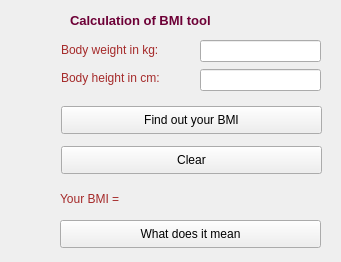
<?xml version="1.0" encoding="UTF-8"?>
<ui version="4.0">
 <class>Cal_bmi_window</class>
 <widget class="QMainWindow" name="Cal_bmi_window">
  <property name="geometry">
   <rect>
    <x>0</x>
    <y>0</y>
    <width>341</width>
    <height>262</height>
   </rect>
  </property>
  <property name="windowTitle">
   <string>MainWindow</string>
  </property>
  <widget class="QWidget" name="centralwidget">
   <widget class="QLabel" name="weight">
    <property name="geometry">
     <rect>
      <x>61</x>
      <y>41</y>
      <width>119</width>
      <height>18</height>
     </rect>
    </property>
    <property name="styleSheet">
     <string notr="true">font-size: 20px; color : brown</string>
    </property>
    <property name="text">
     <string>&lt;html&gt;&lt;head/&gt;&lt;body&gt;&lt;p&gt;&lt;span style=&quot; font-size:9pt;&quot;&gt;Body weight in kg:&lt;/span&gt;&lt;/p&gt;&lt;/body&gt;&lt;/html&gt;</string>
    </property>
   </widget>
   <widget class="QLabel" name="height">
    <property name="geometry">
     <rect>
      <x>61</x>
      <y>69</y>
      <width>122</width>
      <height>18</height>
     </rect>
    </property>
    <property name="styleSheet">
     <string notr="true">font-size: 20px; color : brown</string>
    </property>
    <property name="text">
     <string>&lt;html&gt;&lt;head/&gt;&lt;body&gt;&lt;p&gt;&lt;span style=&quot; font-size:9pt;&quot;&gt;Body height in cm:&lt;/span&gt;&lt;/p&gt;&lt;/body&gt;&lt;/html&gt;</string>
    </property>
   </widget>
   <widget class="QPushButton" name="button_find">
    <property name="geometry">
     <rect>
      <x>61</x>
      <y>106</y>
      <width>261</width>
      <height>28</height>
     </rect>
    </property>
    <property name="text">
     <string>Find out your BMI</string>
    </property>
   </widget>
   <widget class="QPushButton" name="button_clearing">
    <property name="geometry">
     <rect>
      <x>61</x>
      <y>146</y>
      <width>261</width>
      <height>28</height>
     </rect>
    </property>
    <property name="text">
     <string>Clear</string>
    </property>
   </widget>
   <widget class="QLabel" name="result">
    <property name="geometry">
     <rect>
      <x>60</x>
      <y>190</y>
      <width>84</width>
      <height>18</height>
     </rect>
    </property>
    <property name="styleSheet">
     <string notr="true">font-size : 20px; color : brown</string>
    </property>
    <property name="text">
     <string>&lt;html&gt;&lt;head/&gt;&lt;body&gt;&lt;p&gt;&lt;span style=&quot; font-size:9pt;&quot;&gt;Your BMI = &lt;/span&gt;&lt;/p&gt;&lt;/body&gt;&lt;/html&gt;</string>
    </property>
   </widget>
   <widget class="QLineEdit" name="wrt_weight">
    <property name="geometry">
     <rect>
      <x>200</x>
      <y>40</y>
      <width>121</width>
      <height>22</height>
     </rect>
    </property>
   </widget>
   <widget class="QLineEdit" name="lineEdit_2">
    <property name="geometry">
     <rect>
      <x>200</x>
      <y>69</y>
      <width>121</width>
      <height>22</height>
     </rect>
    </property>
   </widget>
   <widget class="QPushButton" name="button_meaning">
    <property name="geometry">
     <rect>
      <x>60</x>
      <y>220</y>
      <width>261</width>
      <height>28</height>
     </rect>
    </property>
    <property name="text">
     <string>What does it mean</string>
    </property>
   </widget>
   <widget class="QLabel" name="tool_name">
    <property name="geometry">
     <rect>
      <x>70</x>
      <y>10</y>
      <width>197</width>
      <height>21</height>
     </rect>
    </property>
    <property name="text">
     <string>&lt;html&gt;&lt;head/&gt;&lt;body&gt;&lt;p&gt;&lt;span style=&quot; font-size:10pt; font-weight:600; color:#6d0036;&quot;&gt;Calculation of BMI tool&lt;/span&gt;&lt;/p&gt;&lt;/body&gt;&lt;/html&gt;</string>
    </property>
   </widget>
   <widget class="QLabel" name="label">
    <property name="geometry">
     <rect>
      <x>140</x>
      <y>190</y>
      <width>55</width>
      <height>16</height>
     </rect>
    </property>
    <property name="text">
     <string/>
    </property>
   </widget>
  </widget>
 </widget>
 <resources/>
 <connections/>
</ui>
